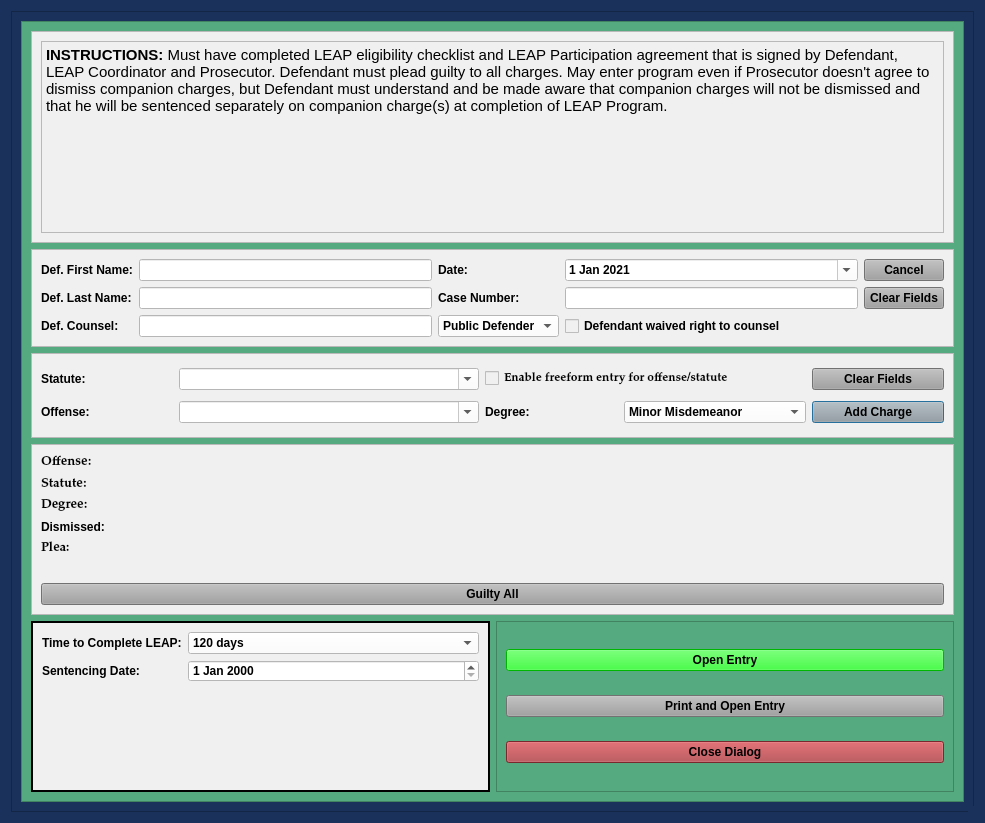
<?xml version="1.0" encoding="UTF-8"?>
<ui version="4.0">
 <class>LeapPleaLongDialog</class>
 <widget class="QDialog" name="LeapPleaLongDialog">
  <property name="windowModality">
   <enum>Qt::NonModal</enum>
  </property>
  <property name="geometry">
   <rect>
    <x>0</x>
    <y>0</y>
    <width>985</width>
    <height>823</height>
   </rect>
  </property>
  <property name="sizePolicy">
   <sizepolicy hsizetype="Fixed" vsizetype="Preferred">
    <horstretch>0</horstretch>
    <verstretch>0</verstretch>
   </sizepolicy>
  </property>
  <property name="minimumSize">
   <size>
    <width>0</width>
    <height>0</height>
   </size>
  </property>
  <property name="maximumSize">
   <size>
    <width>2500</width>
    <height>3500</height>
   </size>
  </property>
  <property name="palette">
   <palette>
    <active>
     <colorrole role="Button">
      <brush brushstyle="SolidPattern">
       <color alpha="255">
        <red>25</red>
        <green>49</green>
        <blue>91</blue>
       </color>
      </brush>
     </colorrole>
     <colorrole role="Base">
      <brush brushstyle="SolidPattern">
       <color alpha="255">
        <red>25</red>
        <green>49</green>
        <blue>91</blue>
       </color>
      </brush>
     </colorrole>
     <colorrole role="Window">
      <brush brushstyle="SolidPattern">
       <color alpha="255">
        <red>25</red>
        <green>49</green>
        <blue>91</blue>
       </color>
      </brush>
     </colorrole>
    </active>
    <inactive>
     <colorrole role="Button">
      <brush brushstyle="SolidPattern">
       <color alpha="255">
        <red>25</red>
        <green>49</green>
        <blue>91</blue>
       </color>
      </brush>
     </colorrole>
     <colorrole role="Base">
      <brush brushstyle="SolidPattern">
       <color alpha="255">
        <red>25</red>
        <green>49</green>
        <blue>91</blue>
       </color>
      </brush>
     </colorrole>
     <colorrole role="Window">
      <brush brushstyle="SolidPattern">
       <color alpha="255">
        <red>25</red>
        <green>49</green>
        <blue>91</blue>
       </color>
      </brush>
     </colorrole>
    </inactive>
    <disabled>
     <colorrole role="Button">
      <brush brushstyle="SolidPattern">
       <color alpha="255">
        <red>25</red>
        <green>49</green>
        <blue>91</blue>
       </color>
      </brush>
     </colorrole>
     <colorrole role="Base">
      <brush brushstyle="SolidPattern">
       <color alpha="255">
        <red>25</red>
        <green>49</green>
        <blue>91</blue>
       </color>
      </brush>
     </colorrole>
     <colorrole role="Window">
      <brush brushstyle="SolidPattern">
       <color alpha="255">
        <red>25</red>
        <green>49</green>
        <blue>91</blue>
       </color>
      </brush>
     </colorrole>
    </disabled>
   </palette>
  </property>
  <property name="font">
   <font>
    <family>Palatino Linotype</family>
    <pointsize>10</pointsize>
    <weight>75</weight>
    <italic>false</italic>
    <bold>true</bold>
   </font>
  </property>
  <property name="windowTitle">
   <string>Leap Plea Case Information</string>
  </property>
  <property name="toolTip">
   <string/>
  </property>
  <property name="styleSheet">
   <string notr="true">background-color: rgb(25, 49, 91);
font: 75 10pt &quot;Palatino Linotype&quot;;
font-weight: bold;</string>
  </property>
  <property name="sizeGripEnabled">
   <bool>true</bool>
  </property>
  <property name="modal">
   <bool>true</bool>
  </property>
  <layout class="QVBoxLayout" name="verticalLayout" stretch="2">
   <item>
    <widget class="QFrame" name="frame_4">
     <property name="styleSheet">
      <string notr="true">background-color: rgb(25, 49, 91);</string>
     </property>
     <property name="frameShape">
      <enum>QFrame::StyledPanel</enum>
     </property>
     <property name="frameShadow">
      <enum>QFrame::Raised</enum>
     </property>
     <layout class="QGridLayout" name="gridLayout_4">
      <item row="0" column="0">
       <widget class="QScrollArea" name="scrollArea">
        <property name="focusPolicy">
         <enum>Qt::NoFocus</enum>
        </property>
        <property name="styleSheet">
         <string notr="true">background-color: rgb(85, 170, 127);</string>
        </property>
        <property name="widgetResizable">
         <bool>true</bool>
        </property>
        <widget class="QWidget" name="scrollAreaWidgetContents">
         <property name="geometry">
          <rect>
           <x>0</x>
           <y>0</y>
           <width>920</width>
           <height>796</height>
          </rect>
         </property>
         <layout class="QGridLayout" name="gridLayout_6" rowstretch="0,1,1,2,2">
          <item row="1" column="0" colspan="2">
           <widget class="QFrame" name="case_name_Frame">
            <property name="sizePolicy">
             <sizepolicy hsizetype="Preferred" vsizetype="Preferred">
              <horstretch>0</horstretch>
              <verstretch>0</verstretch>
             </sizepolicy>
            </property>
            <property name="styleSheet">
             <string notr="true">background-color: rgb(240, 240, 240);</string>
            </property>
            <property name="frameShape">
             <enum>QFrame::StyledPanel</enum>
            </property>
            <property name="frameShadow">
             <enum>QFrame::Raised</enum>
            </property>
            <layout class="QGridLayout" name="gridLayout">
             <item row="0" column="0">
              <widget class="QLabel" name="label">
               <property name="text">
                <string>Def. First Name:</string>
               </property>
              </widget>
             </item>
             <item row="0" column="1">
              <widget class="QLineEdit" name="defendant_first_name_lineEdit">
               <property name="maximumSize">
                <size>
                 <width>500</width>
                 <height>16777215</height>
                </size>
               </property>
               <property name="styleSheet">
                <string notr="true">background-color: rgb(255, 255, 255);</string>
               </property>
              </widget>
             </item>
             <item row="0" column="2">
              <widget class="QLabel" name="label_26">
               <property name="text">
                <string>Date:</string>
               </property>
              </widget>
             </item>
             <item row="0" column="3">
              <widget class="QDateEdit" name="plea_trial_date">
               <property name="focusPolicy">
                <enum>Qt::NoFocus</enum>
               </property>
               <property name="styleSheet">
                <string notr="true">background-color: rgb(255, 255, 255);</string>
               </property>
               <property name="minimumDate">
                <date>
                 <year>2021</year>
                 <month>1</month>
                 <day>1</day>
                </date>
               </property>
               <property name="calendarPopup">
                <bool>true</bool>
               </property>
               <property name="date">
                <date>
                 <year>2021</year>
                 <month>1</month>
                 <day>1</day>
                </date>
               </property>
              </widget>
             </item>
             <item row="0" column="4">
              <widget class="QPushButton" name="cancel_Button">
               <property name="focusPolicy">
                <enum>Qt::NoFocus</enum>
               </property>
               <property name="styleSheet">
                <string notr="true">background-color: rgb(160, 160, 160);</string>
               </property>
               <property name="text">
                <string>Cancel</string>
               </property>
              </widget>
             </item>
             <item row="1" column="0">
              <widget class="QLabel" name="label_2">
               <property name="text">
                <string>Def. Last Name:</string>
               </property>
              </widget>
             </item>
             <item row="1" column="1">
              <widget class="QLineEdit" name="defendant_last_name_lineEdit">
               <property name="enabled">
                <bool>true</bool>
               </property>
               <property name="styleSheet">
                <string notr="true">background-color: rgb(255, 255, 255);</string>
               </property>
              </widget>
             </item>
             <item row="1" column="2">
              <widget class="QLabel" name="label_3">
               <property name="text">
                <string>Case Number:</string>
               </property>
              </widget>
             </item>
             <item row="1" column="3">
              <widget class="QLineEdit" name="case_number_lineEdit">
               <property name="maximumSize">
                <size>
                 <width>500</width>
                 <height>16777215</height>
                </size>
               </property>
               <property name="styleSheet">
                <string notr="true">background-color: rgb(255, 255, 255);</string>
               </property>
              </widget>
             </item>
             <item row="1" column="4">
              <widget class="QPushButton" name="clear_fields_case_Button">
               <property name="focusPolicy">
                <enum>Qt::NoFocus</enum>
               </property>
               <property name="styleSheet">
                <string notr="true">background-color: rgb(160, 160, 160);</string>
               </property>
               <property name="text">
                <string>Clear Fields</string>
               </property>
              </widget>
             </item>
             <item row="2" column="0">
              <widget class="QLabel" name="label_24">
               <property name="text">
                <string>Def. Counsel:</string>
               </property>
              </widget>
             </item>
             <item row="2" column="1">
              <widget class="QLineEdit" name="defense_counsel_name_box">
               <property name="styleSheet">
                <string notr="true">background-color: rgb(255, 255, 255);</string>
               </property>
              </widget>
             </item>
             <item row="2" column="2">
              <widget class="QComboBox" name="defense_counsel_type_box">
               <property name="styleSheet">
                <string notr="true">background-color: rgb(255, 255, 255);</string>
               </property>
               <item>
                <property name="text">
                 <string>Public Defender</string>
                </property>
               </item>
               <item>
                <property name="text">
                 <string>Private</string>
                </property>
               </item>
              </widget>
             </item>
             <item row="2" column="3">
              <widget class="QCheckBox" name="defense_counsel_waived_checkBox">
               <property name="text">
                <string>Defendant waived right to counsel</string>
               </property>
              </widget>
             </item>
            </layout>
           </widget>
          </item>
          <item row="2" column="0" colspan="2">
           <widget class="QFrame" name="frame">
            <property name="styleSheet">
             <string notr="true">background-color: rgb(240, 240, 240);</string>
            </property>
            <property name="frameShape">
             <enum>QFrame::StyledPanel</enum>
            </property>
            <property name="frameShadow">
             <enum>QFrame::Raised</enum>
            </property>
            <layout class="QGridLayout" name="gridLayout_2">
             <item row="0" column="0">
              <widget class="QLabel" name="label_6">
               <property name="text">
                <string>Statute:</string>
               </property>
              </widget>
             </item>
             <item row="0" column="1">
              <widget class="QComboBox" name="statute_choice_box">
               <property name="enabled">
                <bool>true</bool>
               </property>
               <property name="minimumSize">
                <size>
                 <width>300</width>
                 <height>0</height>
                </size>
               </property>
               <property name="focusPolicy">
                <enum>Qt::WheelFocus</enum>
               </property>
               <property name="styleSheet">
                <string notr="true">background-color: rgb(255, 255, 255);</string>
               </property>
               <property name="editable">
                <bool>true</bool>
               </property>
              </widget>
             </item>
             <item row="0" column="2" colspan="2">
              <widget class="QCheckBox" name="freeform_entry_checkBox">
               <property name="font">
                <font>
                 <family>Palatino Linotype</family>
                 <pointsize>9</pointsize>
                 <weight>9</weight>
                 <italic>false</italic>
                 <bold>false</bold>
                </font>
               </property>
               <property name="focusPolicy">
                <enum>Qt::NoFocus</enum>
               </property>
               <property name="styleSheet">
                <string notr="true">font: 75 9pt &quot;Palatino Linotype&quot;;</string>
               </property>
               <property name="text">
                <string>Enable freeform entry for offense/statute</string>
               </property>
              </widget>
             </item>
             <item row="0" column="4">
              <widget class="QPushButton" name="clear_fields_charge_Button">
               <property name="focusPolicy">
                <enum>Qt::NoFocus</enum>
               </property>
               <property name="styleSheet">
                <string notr="true">background-color: rgb(160, 160, 160);</string>
               </property>
               <property name="text">
                <string>Clear Fields</string>
               </property>
              </widget>
             </item>
             <item row="1" column="0">
              <widget class="QLabel" name="label_15">
               <property name="text">
                <string>Offense:</string>
               </property>
              </widget>
             </item>
             <item row="1" column="1">
              <widget class="QComboBox" name="offense_choice_box">
               <property name="minimumSize">
                <size>
                 <width>300</width>
                 <height>0</height>
                </size>
               </property>
               <property name="styleSheet">
                <string notr="true">background-color: rgb(255, 255, 255);</string>
               </property>
               <property name="editable">
                <bool>true</bool>
               </property>
              </widget>
             </item>
             <item row="1" column="2">
              <widget class="QLabel" name="label_23">
               <property name="text">
                <string>Degree:</string>
               </property>
              </widget>
             </item>
             <item row="1" column="3">
              <widget class="QComboBox" name="degree_choice_box">
               <property name="enabled">
                <bool>true</bool>
               </property>
               <property name="focusPolicy">
                <enum>Qt::NoFocus</enum>
               </property>
               <property name="styleSheet">
                <string notr="true">background-color: rgb(255, 255, 255);</string>
               </property>
               <item>
                <property name="text">
                 <string>Minor Misdemeanor</string>
                </property>
               </item>
               <item>
                <property name="text">
                 <string>M1</string>
                </property>
               </item>
               <item>
                <property name="text">
                 <string>M2</string>
                </property>
               </item>
               <item>
                <property name="text">
                 <string>M3</string>
                </property>
               </item>
               <item>
                <property name="text">
                 <string>M4</string>
                </property>
               </item>
               <item>
                <property name="text">
                 <string>Unclassified Misdemeanor</string>
                </property>
               </item>
              </widget>
             </item>
             <item row="1" column="4">
              <widget class="QPushButton" name="add_charge_Button">
               <property name="styleSheet">
                <string notr="true">background-color: rgb(160, 160, 160);</string>
               </property>
               <property name="text">
                <string>Add Charge</string>
               </property>
              </widget>
             </item>
            </layout>
           </widget>
          </item>
          <item row="4" column="0">
           <widget class="QFrame" name="frame_5">
            <property name="styleSheet">
             <string notr="true">background-color: rgb(240, 240, 240);</string>
            </property>
            <property name="frameShape">
             <enum>QFrame::Box</enum>
            </property>
            <property name="frameShadow">
             <enum>QFrame::Plain</enum>
            </property>
            <property name="lineWidth">
             <number>2</number>
            </property>
            <layout class="QFormLayout" name="formLayout">
             <item row="0" column="0">
              <widget class="QLabel" name="label_10">
               <property name="text">
                <string>Time to Complete LEAP:</string>
               </property>
              </widget>
             </item>
             <item row="0" column="1">
              <widget class="QComboBox" name="time_to_complete_box">
               <property name="styleSheet">
                <string notr="true">background-color: rgb(255, 255, 255);</string>
               </property>
               <item>
                <property name="text">
                 <string>120 days</string>
                </property>
               </item>
               <item>
                <property name="text">
                 <string>forthwith</string>
                </property>
               </item>
              </widget>
             </item>
             <item row="1" column="0">
              <widget class="QLabel" name="label_19">
               <property name="text">
                <string>Sentencing Date:</string>
               </property>
              </widget>
             </item>
             <item row="1" column="1">
              <widget class="QDateEdit" name="sentencing_date">
               <property name="styleSheet">
                <string notr="true">background-color: rgb(255, 255, 255);</string>
               </property>
              </widget>
             </item>
            </layout>
           </widget>
          </item>
          <item row="4" column="1">
           <widget class="QFrame" name="frame_7">
            <property name="frameShape">
             <enum>QFrame::StyledPanel</enum>
            </property>
            <property name="frameShadow">
             <enum>QFrame::Raised</enum>
            </property>
            <layout class="QGridLayout" name="gridLayout_5">
             <item row="1" column="0" colspan="2">
              <widget class="QPushButton" name="print_entry_Button">
               <property name="styleSheet">
                <string notr="true">background-color: rgb(160, 160, 160);</string>
               </property>
               <property name="text">
                <string>Print and Open Entry</string>
               </property>
               <property name="autoDefault">
                <bool>false</bool>
               </property>
              </widget>
             </item>
             <item row="0" column="0" colspan="2">
              <widget class="QPushButton" name="create_entry_Button">
               <property name="styleSheet">
                <string notr="true">background-color: rgb(0, 255, 0);</string>
               </property>
               <property name="text">
                <string>Open Entry</string>
               </property>
               <property name="autoDefault">
                <bool>false</bool>
               </property>
              </widget>
             </item>
             <item row="2" column="0" colspan="2">
              <widget class="QPushButton" name="close_dialog_Button">
               <property name="styleSheet">
                <string notr="true">background-color: rgb(170, 58, 63);</string>
               </property>
               <property name="text">
                <string>Close Dialog</string>
               </property>
              </widget>
             </item>
            </layout>
           </widget>
          </item>
          <item row="0" column="0" colspan="2">
           <widget class="QFrame" name="frame_2">
            <property name="styleSheet">
             <string notr="true">background-color: rgb(240, 240, 240);</string>
            </property>
            <property name="frameShape">
             <enum>QFrame::StyledPanel</enum>
            </property>
            <property name="frameShadow">
             <enum>QFrame::Raised</enum>
            </property>
            <layout class="QVBoxLayout" name="verticalLayout_3">
             <item>
              <widget class="QTextBrowser" name="textBrowser">
               <property name="html">
                <string>&lt;!DOCTYPE HTML PUBLIC &quot;-//W3C//DTD HTML 4.0//EN&quot; &quot;http://www.w3.org/TR/REC-html40/strict.dtd&quot;&gt;
&lt;html&gt;&lt;head&gt;&lt;meta name=&quot;qrichtext&quot; content=&quot;1&quot; /&gt;&lt;style type=&quot;text/css&quot;&gt;
p, li { white-space: pre-wrap; }
&lt;/style&gt;&lt;/head&gt;&lt;body style=&quot; font-family:'Palatino Linotype'; font-size:10pt; font-weight:600; font-style:normal;&quot;&gt;
&lt;p style=&quot; margin-top:0px; margin-bottom:0px; margin-left:0px; margin-right:0px; -qt-block-indent:0; text-indent:0px;&quot;&gt;&lt;span style=&quot; font-size:11pt;&quot;&gt;INSTRUCTIONS: &lt;/span&gt;&lt;span style=&quot; font-size:11pt; font-weight:400;&quot;&gt;Must have completed LEAP eligibility checklist and LEAP Participation agreement that is signed by Defendant, LEAP Coordinator and Prosecutor. Defendant must plead guilty to all charges. May enter program even if Prosecutor doesn't agree to dismiss companion charges, but Defendant must understand and be made aware that companion charges will not be dismissed and that he will be sentenced separately on companion charge(s) at completion of LEAP Program.&lt;/span&gt;&lt;/p&gt;&lt;/body&gt;&lt;/html&gt;</string>
               </property>
              </widget>
             </item>
            </layout>
           </widget>
          </item>
          <item row="3" column="0" colspan="2">
           <widget class="QFrame" name="frame_6">
            <property name="styleSheet">
             <string notr="true">background-color: rgb(240, 240, 240);</string>
            </property>
            <property name="frameShape">
             <enum>QFrame::StyledPanel</enum>
            </property>
            <property name="frameShadow">
             <enum>QFrame::Raised</enum>
            </property>
            <layout class="QGridLayout" name="gridLayout_3">
             <item row="0" column="0">
              <layout class="QGridLayout" name="charges_gridLayout">
               <item row="1" column="0">
                <widget class="QLabel" name="label_20">
                 <property name="font">
                  <font>
                   <family>Palatino Linotype</family>
                   <pointsize>10</pointsize>
                   <weight>75</weight>
                   <italic>false</italic>
                   <bold>true</bold>
                  </font>
                 </property>
                 <property name="text">
                  <string>Statute:</string>
                 </property>
                </widget>
               </item>
               <item row="4" column="0">
                <widget class="QLabel" name="plea_label_1">
                 <property name="font">
                  <font>
                   <family>Palatino Linotype</family>
                   <pointsize>10</pointsize>
                   <weight>75</weight>
                   <italic>false</italic>
                   <bold>true</bold>
                  </font>
                 </property>
                 <property name="text">
                  <string>Plea:</string>
                 </property>
                </widget>
               </item>
               <item row="2" column="0">
                <widget class="QLabel" name="label_21">
                 <property name="font">
                  <font>
                   <family>Palatino Linotype</family>
                   <pointsize>10</pointsize>
                   <weight>75</weight>
                   <italic>false</italic>
                   <bold>true</bold>
                  </font>
                 </property>
                 <property name="text">
                  <string>Degree:</string>
                 </property>
                </widget>
               </item>
               <item row="0" column="0">
                <widget class="QLabel" name="offense_label_1">
                 <property name="font">
                  <font>
                   <family>Palatino Linotype</family>
                   <pointsize>10</pointsize>
                   <weight>75</weight>
                   <italic>false</italic>
                   <bold>true</bold>
                  </font>
                 </property>
                 <property name="text">
                  <string>Offense:</string>
                 </property>
                 <property name="wordWrap">
                  <bool>true</bool>
                 </property>
                </widget>
               </item>
               <item row="5" column="0">
                <widget class="QLabel" name="label_4">
                 <property name="text">
                  <string/>
                 </property>
                </widget>
               </item>
               <item row="3" column="0">
                <widget class="QLabel" name="label_5">
                 <property name="text">
                  <string>Dismissed:</string>
                 </property>
                </widget>
               </item>
              </layout>
             </item>
             <item row="1" column="0">
              <widget class="QPushButton" name="guilty_all_Button">
               <property name="focusPolicy">
                <enum>Qt::NoFocus</enum>
               </property>
               <property name="styleSheet">
                <string notr="true">background-color: rgb(160, 160, 160);</string>
               </property>
               <property name="text">
                <string>Guilty All</string>
               </property>
              </widget>
             </item>
            </layout>
           </widget>
          </item>
         </layout>
        </widget>
       </widget>
      </item>
     </layout>
    </widget>
   </item>
  </layout>
 </widget>
 <tabstops>
  <tabstop>statute_choice_box</tabstop>
  <tabstop>offense_choice_box</tabstop>
  <tabstop>add_charge_Button</tabstop>
  <tabstop>time_to_complete_box</tabstop>
  <tabstop>sentencing_date</tabstop>
  <tabstop>textBrowser</tabstop>
  <tabstop>scrollArea</tabstop>
 </tabstops>
 <resources/>
 <connections/>
 <slots>
  <slot>create_entry()</slot>
  <slot>continue_dialog()</slot>
  <slot>close_window()</slot>
  <slot>set_dialog()</slot>
  <slot>update_case_information()</slot>
  <slot>ovi_dialog()</slot>
  <slot>sentencing_dialog()</slot>
  <slot>proceed_to_sentencing()</slot>
  <slot>proceed_to_ovi()</slot>
  <slot>add_charge()</slot>
  <slot>set_statute()</slot>
  <slot>set_pay_date()</slot>
  <slot>amend_offense()</slot>
  <slot>set_offense()</slot>
  <slot>add_charge_to_view()</slot>
  <slot>delete_charge()</slot>
  <slot>delete_charge_from_view()</slot>
  <slot>close_event()</slot>
  <slot>set_fra_in_file()</slot>
  <slot>set_fra_in_court()</slot>
  <slot>start_add_conditions_dialog()</slot>
  <slot>start_amend_offense_dialog()</slot>
 </slots>
</ui>
